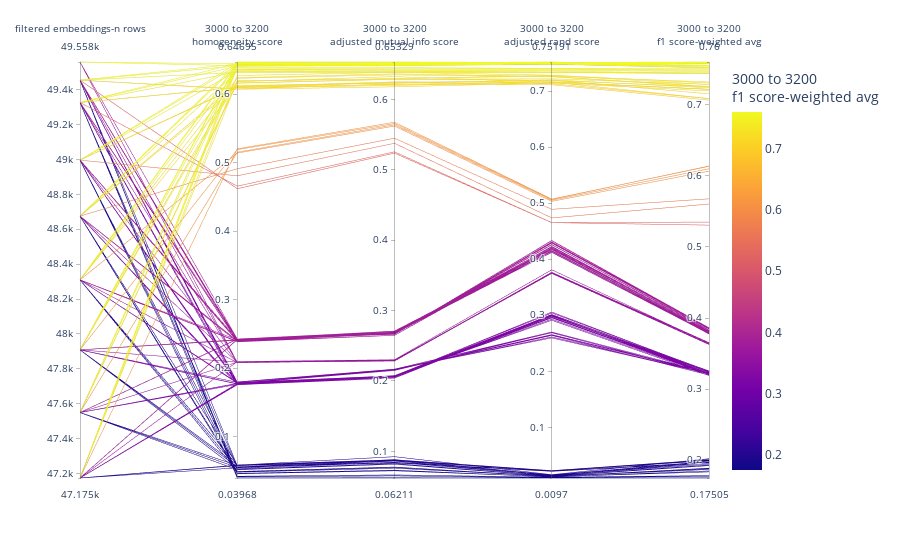

Notebook code cell kept with this figure:
### Code cell
l_cols_plot_raw_ = l_parallel_params + l_parallel_metrics_3k
l_cols_plot_clean_ = [rename_col_for_display(c) for c in l_cols_plot_raw_]
df_plot_ = (
    df_mlf_clustering_candidates[l_cols_plot_raw_]
    .rename(columns={c: rename_col_for_display(c) for c in l_cols_plot_raw_})
    .reset_index(drop=True)
)


fig = px.parallel_coordinates(
    df_plot_,
    color=l_cols_plot_clean_[-1],
    # dimensions=l_cols_plot_clean_,
    # labels={},
    # color_continuous_scale=px.colors.diverging.Tealrose,
    # color_continuous_midpoint=2
)
fig.show()

### Figure 1 — Plotly figure (JSON) as saved in the notebook; plotly's stock layout.template omitted (floating-point values rounded to 4 significant figures; data arrays with more than 128 entries replaced by an {"elided": "..."} marker saying what was removed)
{"data": [{"dimensions": [{"label": "filtered embeddings-n rows", "values": {"elided": "132 int values"}}, {"label": "3000 to 3200<br>homogeneity score", "values": {"elided": "132 float values"}}, {"label": "3000 to 3200<br>adjusted mutual info score", "values": {"elided": "132 float values"}}, {"label": "3000 to 3200<br>adjusted rand score", "values": {"elided": "132 float values"}}, {"label": "3000 to 3200<br>f1 score-weighted avg", "values": {"elided": "132 float values"}}], "domain": {"x": [0, 1], "y": [0, 1]}, "line": {"color": {"elided": "132 float values"}, "coloraxis": "coloraxis"}, "name": "", "type": "parcoords"}], "layout": {"autosize": true, "coloraxis": {"colorbar": {"title": {"text": "3000 to 3200<br>f1 score-weighted avg"}}, "colorscale": [[0, "#0d0887"], [0.1111, "#46039f"], [0.2222, "#7201a8"], [0.3333, "#9c179e"], [0.4444, "#bd3786"], [0.5556, "#d8576b"], [0.6667, "#ed7953"], [0.7778, "#fb9f3a"], [0.8889, "#fdca26"], [1, "#f0f921"]]}, "legend": {"tracegroupgap": 0}, "margin": {"t": 60}}}
